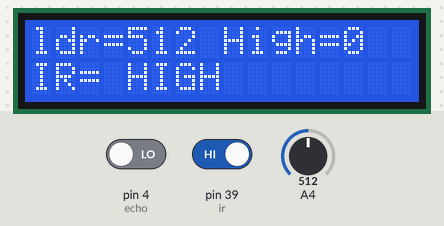
A sketch run on a simulated Arduino Mega 2560, built with avr-gcc and run on an emulated ATmega2560. Parts: 16×2 character LCD. Inputs (shaded band) come from the test bench; at power-on: pin 39 (ir) HIGH, A4 = 512, pin 4 (echo) LOW.

Above: at 1.9 s.
2.0 s: pin 39 (ir) driven LOW
At 3.1 s:
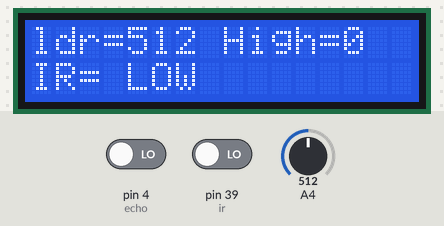
4.2 s: A4 set to 716
At 6.2 s:
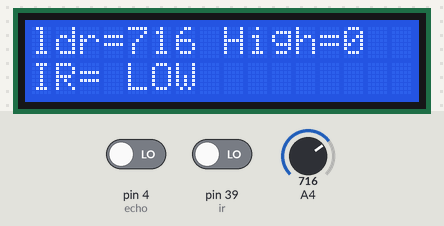
6.8 s: A4 set to 900
At 9.1 s:
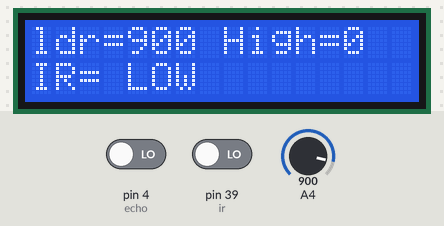
9.4 s: pin 39 (ir) driven HIGH
At 11.3 s:
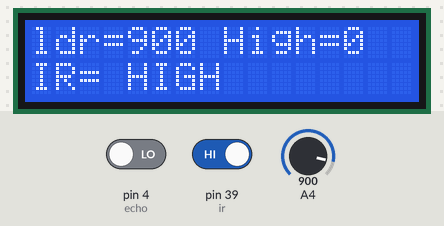
12.0 s: A4 set to 1023
At 14.5 s:
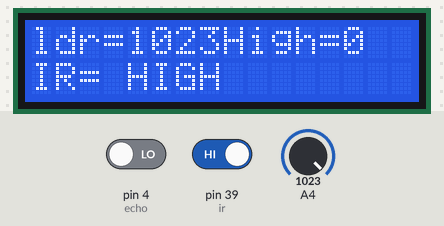
Timing chart, 0 to 15.7 s (numbered marks = the images above; inputs shaded):
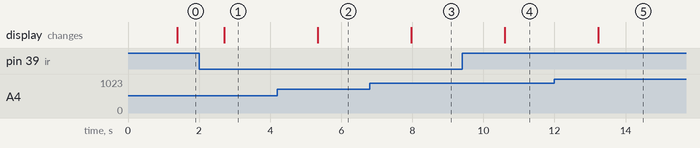

Measured:
- after the input at 2.0 s, the display: changes after 0.70 s (image 1)
- after the input at 4.2 s, the display: changes after 1.1 s (image 2)
- after the input at 6.8 s, the display: changes after 1.2 s (image 3)
- after the input at 9.4 s, the display: changes after 1.2 s (image 4)
- after the input at 12.0 s, the display: changes after 1.2 s (image 5)

The sketch:

led_screen.ino
```cpp
#include <LiquidCrystal.h>
int ldr = 36;
int ir = 39;
int trig = 15;
int echo = 4;
int value = 0;
int value1 = 0;
int duration, distance;
LiquidCrystal lcd(21,19,18,5,17,16);
void setup ()
{
  pinMode(ir, INPUT);
  pinMode(trig, OUTPUT);
  pinMode(echo,INPUT);
  pinMode(ldr, INPUT);
  lcd.begin(16,2);
  lcd.clear();

  lcd.setCursor(0,0);
  lcd.print(" WELCOME TO QTS ");
  lcd.setCursor(0,1);
  lcd.print(" LEARNING IS FUN ");
  }
  void loop()
  {
    digitalWrite(trig, HIGH);
  delay(10);
  digitalWrite(trig, LOW);;

  duration = pulseIn(echo,HIGH);
  distance = 0.017 * duration;
    value = analogRead(ldr);
    delay(300);
    lcd.clear();
    lcd.setCursor(0,0);
    lcd.print("ldr=");
    lcd.setCursor(4,0);
    lcd.print(value);
    lcd.setCursor(8,0);
    lcd.print("High=");
    lcd.setCursor(13,0);
    lcd.print(distance);


    lcd.setCursor(0,1);
    lcd.print("IR=");
    lcd.setCursor(4,1);
    value = digitalRead(ir);
    if(value==0)
    {
      lcd.print("LOW");
      }
    else
    {
      lcd.print("HIGH");
      }

    }
```
